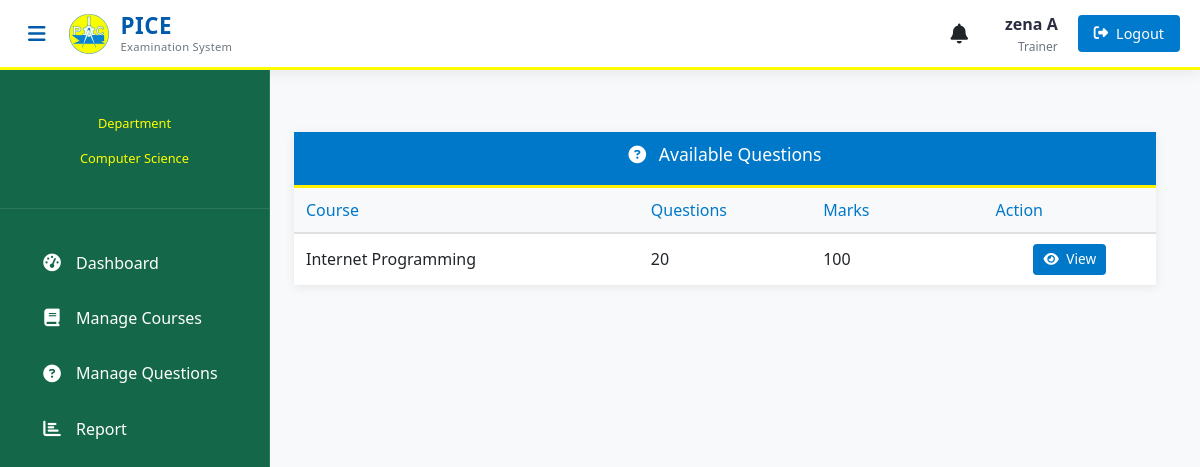
The page /teacher/teacher-view-question (signed in) on the database its author committed.
### teacher/models.py (models this page shows, shortened)
class Teacher(models.Model):
    user = models.OneToOneField(User, on_delete=models.CASCADE)
    address = models.CharField(max_length=40)
    mobile = models.CharField(max_length=20, null=False)
    status = models.BooleanField(default=True)
    salary = models.PositiveIntegerField(null=True)
    department = models.ForeignKey(
        'exam.Department',
        on_delete=models.SET_NULL,
        null=True,
        blank=False,
        related_name='teachers'
    )

### exam/models.py (models this page shows, shortened)
class Department(models.Model):
   department_name = models.CharField(max_length=100, unique=True)
   def __str__(self):
        return self.department_name

class Course(models.Model):
    course_name = models.CharField(max_length=50)
    question_number = models.PositiveIntegerField()
    total_marks = models.PositiveIntegerField(default=100)
    given_time = models.PositiveIntegerField(default=60)
    department = models.ForeignKey(Department, on_delete=models.CASCADE, related_name='course_set')
    examiners = models.ManyToManyField(Examiner, blank=True, related_name='courses')
    is_seen = models.BooleanField(default=False)

### teacher/views.py (the view)
# urls.py: path('teacher-view-question', views.teacher_view_question_view,name='teacher-view-question'),
@login_required(login_url='teacher:teacherlogin')
@user_passes_test(is_teacher)
def teacher_view_question_view(request):
    department = get_teacher_department(request)
    courses = QMODEL.Course.objects.filter(department=department)
    return render(request,'teacher/teacher_view_question.html',{'courses':courses})

### teacher/views.py (called while the page is built)
def get_teacher_department(request):
    teacher = get_object_or_404(models.Teacher, user=request.user)
    return teacher.department

def is_teacher(user):
    return user.groups.filter(name='TEACHER').exists()

### templates/teacher/teacher_view_question.html (shortened to what this page needs)
{% extends 'teacher/teacherbase.html' %}
{% block content %}
{% load static %}
<head>
  <link href="https://cdn.jsdelivr.net/npm/bootstrap@5.3.0/dist/css/bootstrap.min.css" rel="stylesheet">
  <link rel="stylesheet" href="https://cdnjs.cloudflare.com/ajax/libs/font-awesome/6.4.0/css/all.min.css">
</head>
<div class="container">
  <div class="panel panel-default compact-panel">
    <div class="panel-heading">
      <h3 class="panel-title text-center">
        <i class="fas fa-question-circle me-2"></i>
        Available Questions
      </h3>
    </div>
    <table class="table table-hover compact-table">
      <thead>
        <tr>
          <th style="width: 40%">Course</th>
          <th style="width: 20%">Questions</th>
          <th style="width: 20%">Marks</th>
          <th style="width: 20%">Action</th>
        </tr>
      </thead>
      <tbody>
        {% if courses %}
          {% for c in courses %}
          <tr>
            <td>{{ c.course_name }}</td>
            <td>{{ c.question_number }}</td>
            <td>{{ c.total_marks }}</td>
            <td class="text-center">
              <a href="{% url 'teacher:see-question' c.id %}" class="btn btn-view">
                <i class="fas fa-eye me-1"></i> View
              </a>
            </td>
          </tr>
          {% endfor %}
        {% endif %}
      </tbody>
    </table>
  </div>
</div>
{% endblock content %}

### templates/teacher/teacherbase.html (shortened to what this page needs)
<!DOCTYPE html>
{% load static %}
<html lang="en">
<head>
    <link href="https://cdn.jsdelivr.net/npm/bootstrap@5.3.0/dist/css/bootstrap.min.css" rel="stylesheet">
    <link rel="stylesheet" href="https://cdnjs.cloudflare.com/ajax/libs/font-awesome/6.4.0/css/all.min.css">
</head>
<body>
    <header class="admin-header">
        <div class="header-container">
            <div class="header-left">
                <button class="sidebar-toggle" id="sidebarToggle">
                    <i class="fas fa-bars"></i>
                </button>
                <div class="brand-logo">
                    <img src="{% static 'image/logo.jpg' %}" alt="PICE Logo" class="header-logo">
                    <div class="logo-text">
                        <span class="logo-main">PICE</span>
                        <span class="logo-sub">Examination System</span>
                    </div>
                </div>
            </div>
            <div class="header-right">
                <div class="header-right">
                    <div class="dropdown me-3">
                        <button class="btn btn-link text-dark p-0 position-relative" type="button" id="notificationDropdown" data-bs-toggle="dropdown" aria-expanded="false">
                            <i class="fas fa-bell fa-lg"></i>
                        </button>
                    </div>
                <div class="user-profile">
                    <span class="username">{{request.user.first_name}} {{request.user.last_name}}</span>
                    <div class="user-role">Trainer</div>
                </div>
                <a href="/logout" class="logout-btn">
                    <i class="fas fa-sign-out-alt"></i>
                    <span class="logout-text">Logout</span>
                </a>
            </div>
        </div>
    </header>
    <aside class="admin-sidebar">
        <div class="profile-section">
            <p class="profile-role">Department</p>
            <p class="profile-role">{{ request.user.teacher.department }}</p>
        </div>
        <nav class="sidebar-menu">
            <div class="menu-container">
                <a href="/teacher/teacher-dashboard" class="menu-item {% if request.path == '/teacher/teacher-dashboard' %}active{% endif %}">
                    <i class="fas fa-tachometer-alt"></i>
                    <span>Dashboard</span>
                </a>
                <a href="/teacher/teacher-exam" class="menu-item {% if request.path == '/teacher/teacher-exam' %}active{% endif %}">
                    <i class="fas fa-book"></i>
                    <span>Manage Courses</span>
                </a>
                <a href="/teacher/teacher-question" class="menu-item {% if request.path == '/teacher/teacher-question' %}active{% endif %}">
                    <i class="fas fa-question-circle"></i>
                    <span>Manage Questions</span>
                </a>
                <a href="/teacher/teacher-report" class="menu-item {% if request.path == '/teacher/teacher-report' %}active{% endif %}">
                    <i class="fas fa-chart-bar"></i>
                    <span>Report</span>
                </a>
            </div>
        </nav>
    </aside>
    <main class="admin-content">
        {% block content %}
        {% endblock content %}
    </main>
</body>
</html>

### templates/teacher/teacherbase.html (style rules this page uses)
:root { --yellow-primary: #FFFF00; --blue-primary: #007ACC; --blue-dark: #005BAC; --sidebar-color: #156749; --content-bg: #FFFFFF; --card-bg: #F8F9FA; --text-light: #FFFFFF; --text-dark: #2B2D42; --text-muted: #6C757D; --border-radius: 8px; --transition: all 0.3s cubic-bezier(0.25, 0.8, 0.25, 1); }
body { font-family: 'Segoe UI', system-ui, -apple-system, sans-serif; background-color: var(--content-bg); color: var(--text-dark); overflow-x: hidden; }
.admin-header { background: #FFFFFF; height: 70px; position: fixed; top: 0; left: 0; right: 0; z-index: 1000; box-shadow: 0 2px 15px rgba(0, 0, 0, 0.08); border-bottom: 3px solid var(--yellow-primary); display: flex; align-items: center; padding: 0 20px; }
.header-container { width: 100%; display: flex; justify-content: space-between; align-items: center; }
.header-left { display: flex; align-items: center; gap: 15px; }
.header-right { display: flex; align-items: center; gap: 20px; }
.sidebar-toggle { background: none; border: none; color: var(--blue-dark); font-size: 1.25rem; cursor: pointer; padding: 8px; border-radius: 4px; transition: var(--transition); }
.brand-logo { display: flex; align-items: center; gap: 12px; }
.header-logo { height: 40px; width: 40px; object-fit: contain; border-radius: 4px; }
.logo-text { display: flex; flex-direction: column; line-height: 1.2; }
.logo-main { font-weight: 700; font-size: 1.4rem; color: var(--blue-dark); letter-spacing: 0.5px; }
.logo-sub { font-size: 0.7rem; color: var(--text-muted); font-weight: 500; letter-spacing: 0.3px; }
.user-profile { text-align: right; }
.username { font-weight: 600; color: var(--text-dark); display: block; }
.user-role { font-size: 0.75rem; color: var(--text-muted); margin-top: 2px; }
.admin-sidebar { width: 270px; height: 100vh; position: fixed; top: 70px; left: 0; background: var(--sidebar-color); color: var(--text-light); transition: var(--transition); z-index: 1020; overflow-y: auto; border-right: 1px solid rgba(255, 255, 255, 0.1); padding-top: 1rem; }
.profile-section { padding: 1.5rem 1rem; text-align: center; border-bottom: 1px solid rgba(255, 255, 255, 0.1); margin-bottom: 0.5rem; }
.profile-role { font-size: 0.8rem; color: var(--yellow-primary); margin-top: 0.25rem; }
.sidebar-menu { padding: 1rem 0; }
.menu-item { display: flex; align-items: center; padding: 0.85rem 1.5rem; color: var(--text-light); text-decoration: none; transition: var(--transition); margin: 0.25rem 1rem; border-radius: var(--border-radius); font-weight: 500; gap: 0.75rem; }
.menu-item i { width: 24px; text-align: center; font-size: 1.1rem; }
.admin-content { margin-left: 250px; margin-top: 70px; padding: 2rem; min-height: calc(100vh - 70px); transition: var(--transition); background-color: var(--card-bg); }
.logout-btn { background: var(--blue-primary); color: white; border: none; padding: 8px 16px; border-radius: 4px; font-weight: 500; font-size: 0.9rem; text-decoration: none; display: flex; align-items: center; gap: 8px; transition: var(--transition); }
.logout-text { display: inline-block; }

### templates/teacher/teacher_view_question.html (style rules this page uses)
:root { --primary-blue: #0078C9; --primary-yellow: #FFF200; }
.compact-panel { max-width: 900px; margin: 30px auto; border: none; box-shadow: 0 2px 10px rgba(0,0,0,0.08); }
.panel-heading { background-color: var(--primary-blue) !important; color: white; padding: 12px 15px; border-bottom: 3px solid var(--primary-yellow) !important; }
.panel-title { font-weight: 500; font-size: 1.1rem; }
.compact-table { width: 100%; margin-bottom: 0; }
.compact-table thead th { background-color: #f8f9fa; color: var(--primary-blue); padding: 10px 12px; font-weight: 500; border-bottom: 2px solid #e0e0e0; }
.compact-table tbody td { padding: 10px 12px; vertical-align: middle; border-bottom: 1px solid #f0f0f0; }
.compact-table tbody tr:last-child td { border-bottom: none; }
.btn-view { background-color: var(--primary-blue); color: white; border: none; padding: 5px 10px; font-size: 0.85rem; border-radius: 4px; transition: all 0.2s; }

### rows shown on the page
Course: course_name "Internet Programming", question_number "20", total_marks "100"

### other values the page prints
{{ request.user.first_name }} "zena"
{{ request.user.last_name }} "A"
{{ request.user.teacher.department }} "Computer Science"
